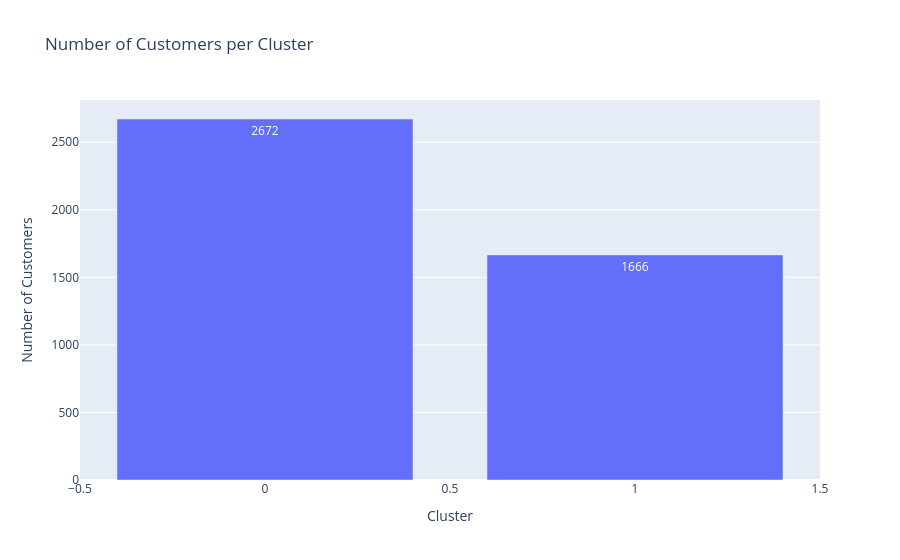

The notebook cell saved with this chart:
### Code cell
fig = px.bar(rfm["Clusters"].value_counts().sort_index().reset_index(),
    x = "Clusters", y = "count", text = "count",
    title = "Number of Customers per Cluster",
    labels = {
        "Clusters": "Cluster",
        "count": "Number of Customers"})
fig.show()

### Figure 1 — Plotly figure (JSON) as saved in the notebook; plotly's stock layout.template omitted (floating-point values rounded to 4 significant figures)
{"data": [{"hovertemplate": "Cluster=%{x}<br>Number of Customers=%{text}<extra></extra>", "legendgroup": "", "marker": {"color": "#636efa", "pattern": {"shape": ""}}, "name": "", "orientation": "v", "showlegend": false, "text": [2672.0, 1666.0], "textposition": "auto", "type": "bar", "x": [0, 1], "xaxis": "x", "y": [2672, 1666], "yaxis": "y"}], "layout": {"barmode": "relative", "legend": {"tracegroupgap": 0}, "title": {"text": "Number of Customers per Cluster"}, "xaxis": {"anchor": "y", "domain": [0, 1], "title": {"text": "Cluster"}}, "yaxis": {"anchor": "x", "domain": [0, 1], "title": {"text": "Number of Customers"}}}}
